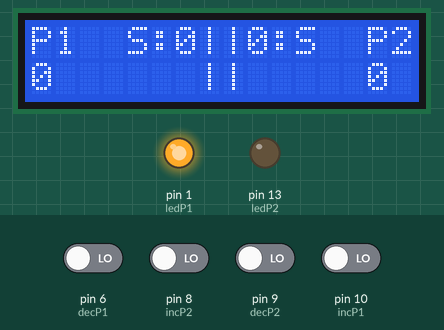
Recording of a sketch running on a simulated Arduino Uno, built with avr-gcc and run on an emulated ATmega328P. On the bench: 16×2 character LCD, output pins drawn as LEDs (lit = HIGH). Inputs (shaded band) come from the test bench; at power-on: pin 6 (decP1), pin 8 (incP2), pin 9 (decP2), pin 10 (incP1) LOW.

Above: at 1.2 s.
1.3 s: pin 8 (incP2) driven HIGH
At 2.86 s:
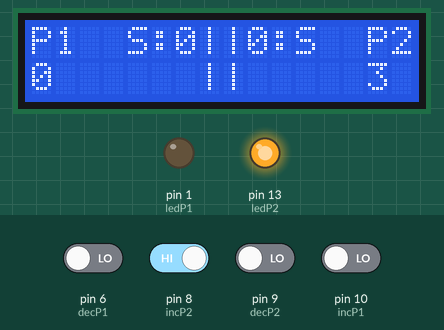
4.3 s: pin 6 (decP1) driven HIGH
At 6.37 s:
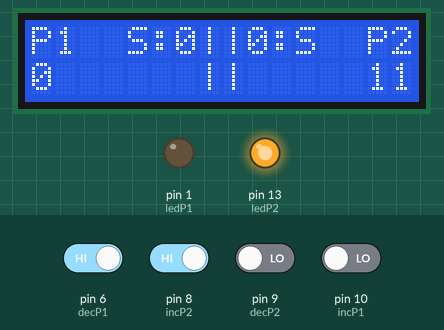
7.3 s: pin 10 (incP1) driven HIGH
At 8.37 s:
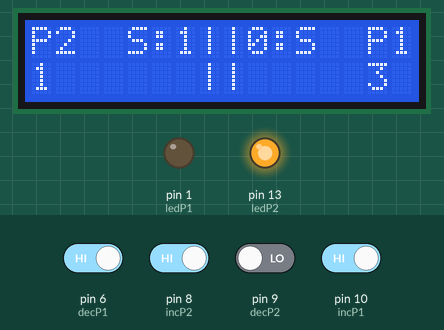
9.7 s: pin 6 (decP1) driven LOW
At 10.28 s:
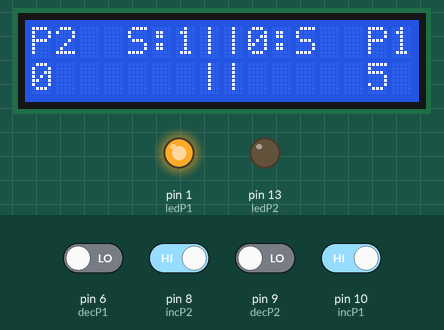
12.7 s: pin 9 (decP2) driven HIGH
At 13.28 s:
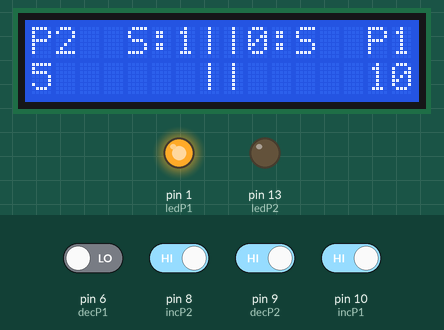
15.1 s: pin 8 (incP2) driven LOW
At 30.9 s:
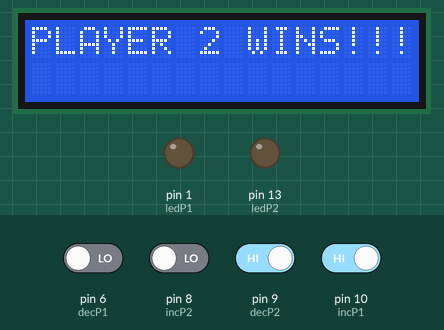
Timing chart, 0 to 32.5 s (numbered marks = the images above; inputs shaded):
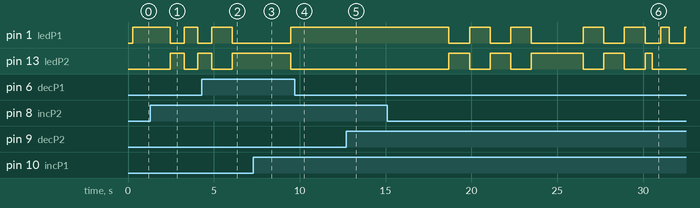

Measured:
- after the input at 1.3 s, pin 1 (ledP1): HIGH → LOW after 1.2 s, → HIGH 0.80 s later, → LOW 0.80 s later; pin 13 (ledP2): LOW → HIGH after 1.2 s, → LOW 0.80 s later, → HIGH 0.80 s later; the display: first changes after 0.57 s (image 1 shows a later state)
- after the input at 7.3 s, pin 1 (ledP1): LOW → HIGH after 2.2 s instead of 1.8 s; pin 13 (ledP2): HIGH → LOW after 2.2 s instead of 1.8 s
- after the input at 9.7 s, pin 1 (ledP1): stays HIGH (without the input it goes to LOW after 1.4 s); pin 13 (ledP2): stays LOW (without the input it goes to HIGH after 1.4 s)
- after the input at 12.7 s, pin 1 (ledP1): stays HIGH (without the input it goes to LOW after 1.8 s); pin 13 (ledP2): stays LOW (without the input it goes to HIGH after 1.8 s)
- what the display in image 1 shows lasts 0.4 s, from 2.7 s to 3.1 s

The sketch:

ping_pong_counter.ino
```cpp
#include <LiquidCrystal.h>
//pin setup
int incP1 = 10;
int incP2 = 8;
int decP1 = 6;
int decP2 = 9;
int ledP1 = 1;
int ledP2 = 13;

//button setup
int button1 = 0;
int button2 = 0;
int button3 = 0;
int button4 = 0;

//variable setup
//player score
int P1Score = 0;
int P2Score = 0;
//total score counter
int totalScore = 0;
//ServeSwap Booloean
boolean ServeSwap = false;
//ServeCounter
int ServeCounter = 1;
boolean SideSwap = false;
//has someone won the game yet
boolean win = false;
//player set counters
int P1Set = 0;
int P2Set = 0;

//creating lcd object
LiquidCrystal lcd(12, 11, 5, 4, 3, 2);

void setup() {
  // set up the LCD's number of columns and rows:
  lcd.begin(16, 2);

  // Print a message to the LCD.
  lcd.print("P1  S:0||0:S  P2");
  lcd.setCursor(0,1);
  lcd.print("0      ||     0");

  //setup each pin to take input and LEDs to output
  pinMode(incP1,INPUT);
  pinMode(incP2,INPUT);
  pinMode(decP1,INPUT);
  pinMode(decP2,INPUT);
  pinMode(ledP1,OUTPUT);
  pinMode(ledP2,OUTPUT);
  //  pinMode(incP1,INPUT_PULLUP);
}

void loop() {
  //if players are on their original starting postions
  if(SideSwap == false){
    button1 = digitalRead(incP1);
    button2 = digitalRead(decP1);
    button3 = digitalRead(incP2);
    button4 = digitalRead(decP2);
  }

  //if players are swapped from their original starting positions
  if(SideSwap == true){
    button1 = digitalRead(incP2); // originally button 3
    button2 = digitalRead(decP2); // originally button 4
    button3 = digitalRead(incP1); // originally button 1
    button4 = digitalRead(decP1); //originally button 2
  }

  //reset Serve Counter when new set begins or when score is 10-10 or greater
  if(totalScore == 20 || totalScore == 0){
    ServeCounter = 1;
  }

  //set a win boolean to let the rest of the program know when someone has won the game (winner of 3 sets)
  if(win == false){
    if(ServeSwap == false){
      delay(200);
      digitalWrite(ledP1, HIGH);
      digitalWrite(ledP2, LOW);
    } else if(ServeSwap == true){
      delay(200);
      digitalWrite(ledP2, HIGH);
      digitalWrite(ledP1, LOW);
    }
  }
  //incrementing/decrementing logic
  //when button 1 is pressed
  if(button1 == HIGH){
    //increment player score
    P1Score++;
    //increment serve counter
    ServeCounter++;
    delay(200);
    //if players are swapped display scores flipped
    if (SideSwap == false){
    lcd.setCursor(0,1);
    lcd.print(P1Score);
    } else {
      lcd.setCursor(14,1);
      lcd.print(P1Score);
    }
  }

    if(button3 == HIGH){
    P2Score++;
    ServeCounter++;
    delay(200);
    if (SideSwap == false){
    lcd.setCursor(14,1);
    lcd.print(P2Score);
    } else {
      lcd.setCursor(0,1);
      lcd.print(P2Score);
    }
  }

    if(button2 == HIGH){
      if(P1Score > 0){
        P1Score--;
        ServeCounter--;
      }
      delay(200);
      if (SideSwap == false){
      lcd.setCursor(0,1);
      lcd.print(P1Score);
      } else {
        lcd.setCursor(14,1);
        lcd.print(P1Score);
      }
    }

    if(button4 == HIGH){
      if(P2Score > 0){
        P2Score--;
        ServeCounter--;
      }
      delay(200);
      if (SideSwap == false){
      lcd.setCursor(14,1);
      lcd.print(P2Score);
      } else {
        lcd.setCursor(0,1);
        lcd.print(P2Score);
      }
    }

  //track total score
  totalScore = P1Score + P2Score;

  //on set win
    if(P1Score >= 11 && (P1Score - P2Score) >= 2){
      //increment player set counter
      P1Set++;
      //set player score and total score back to 0
      P1Score = 0;
      P2Score = 0;
      totalScore = 0;
      //swap sides if not already and
      if(SideSwap == false){
        SideSwap = true;
        lcd.setCursor(0,0);
        lcd.print("P2");
        lcd.setCursor(14,0);
        lcd.print("P1");
        lcd.setCursor(6,0);
        lcd.print(P2Set);
        lcd.setCursor(9,0);
        lcd.print(P1Set);
        //swap sides back to original positions if not already swapped
      } else if (SideSwap == true){
        SideSwap = false;
         lcd.setCursor(0,0);
        lcd.print("P1");
        lcd.setCursor(14,0);
        lcd.print("P2");
        lcd.setCursor(6,0);
        lcd.print(P1Set);
        lcd.setCursor(9,0);
        lcd.print(P2Set);
      }
      lcd.setCursor(0,1);
      lcd.print("0      ||     0 ");
  } else if(P2Score >=11 && (P2Score - P1Score) >= 2){
    P2Set++;
    P1Score = 0;
    P2Score = 0;
    totalScore = 0;
    if(SideSwap == false){
        SideSwap = true;
        lcd.setCursor(0,0);
        lcd.print("P2");
        lcd.setCursor(14,0);
        lcd.print("P1");
        lcd.setCursor(6,0);
        lcd.print(P2Set);
        lcd.setCursor(9,0);
        lcd.print(P1Set);
      } else if (SideSwap == true){
        SideSwap = false;
         lcd.setCursor(0,0);
        lcd.print("P1");
        lcd.setCursor(14,0);
        lcd.print("P2");
        lcd.setCursor(6,0);
        lcd.print(P1Set);
        lcd.setCursor(9,0);
        lcd.print(P2Set);
      }

    lcd.setCursor(0,1);
    lcd.print("0      ||     0 ");

    /*
            lcd.clear();
      lcd.setCursor(0,0);
      lcd.print("PLAYER 2 WINS");
      delay(500);
      digitalWrite(ledP2,HIGH);
      delay(500);
      digitalWrite(ledP2,LOW);
      */
  }

  //when P1 wins
  if(P1Set == 3){
      win = true;
      lcd.clear();
      lcd.setCursor(0,0);
      lcd.print("PLAYER 1 WINS!!!");
      if(SideSwap == true){
        digitalWrite(ledP2,LOW);
        delay(500);
        digitalWrite(ledP1,HIGH);
        delay(500);
        digitalWrite(ledP1,LOW);
      } else if (SideSwap == false){
        digitalWrite(ledP1, LOW);
        delay(500);
        digitalWrite(ledP2,HIGH);
        delay(500);
        digitalWrite(ledP2,LOW);
      }
  }else if (P2Set == 3){
      win = true;
      lcd.clear();
      lcd.setCursor(0,0);
      lcd.print("PLAYER 2 WINS!!!");
      if(SideSwap == true){
        digitalWrite(ledP1, LOW);
        delay(500);
        digitalWrite(ledP2,HIGH);
        delay(500);
        digitalWrite(ledP2,LOW);
      } else if (SideSwap == false){
        digitalWrite(ledP2,LOW);
        delay(500);
        digitalWrite(ledP1,HIGH);
        delay(500);
        digitalWrite(ledP1,LOW);
      }
  }
  //server & receiver position change upon decrement of score changes go below
  //win by 2 logic
  //if score is not 10-10
  if(totalScore < 20){
    if(ServeCounter == 3 && ServeSwap == false){
      ServeSwap = true;
    } else if(ServeCounter == 5 && ServeSwap == true){
      ServeSwap = false;
      ServeCounter = 1;
    }
    //if score is 10-10 or greater and someone hasn't won yet
  } else if (totalScore >= 20){
    if(ServeCounter == 2 && ServeSwap == true){
      ServeSwap = false;
      ServeCounter = 1;
    } else if (ServeCounter == 2 && ServeSwap == false){
      ServeSwap = true;
      ServeCounter = 1;
    }
  }
}
```
